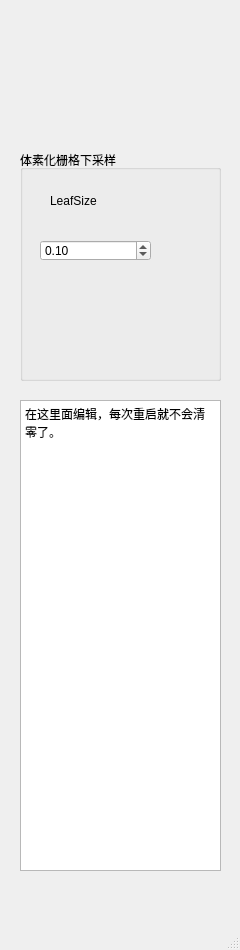
<?xml version="1.0" encoding="UTF-8"?>
<ui version="4.0">
 <class>filtervoxelgrid</class>
 <widget class="QMainWindow" name="filtervoxelgrid">
  <property name="geometry">
   <rect>
    <x>0</x>
    <y>0</y>
    <width>240</width>
    <height>950</height>
   </rect>
  </property>
  <property name="windowTitle">
   <string>MainWindow</string>
  </property>
  <widget class="QWidget" name="centralwidget">
   <widget class="QGroupBox" name="groupBox_2">
    <property name="geometry">
     <rect>
      <x>20</x>
      <y>150</y>
      <width>201</width>
      <height>231</height>
     </rect>
    </property>
    <property name="title">
     <string>体素化栅格下采样</string>
    </property>
    <widget class="QLabel" name="label_9">
     <property name="geometry">
      <rect>
       <x>30</x>
       <y>40</y>
       <width>111</width>
       <height>21</height>
      </rect>
     </property>
     <property name="text">
      <string>LeafSize</string>
     </property>
    </widget>
    <widget class="QDoubleSpinBox" name="leafSizeSBox">
     <property name="geometry">
      <rect>
       <x>20</x>
       <y>90</y>
       <width>111</width>
       <height>21</height>
      </rect>
     </property>
     <property name="value">
      <double>0.100000000000000</double>
     </property>
    </widget>
   </widget>
   <widget class="QTextEdit" name="textEdit">
    <property name="geometry">
     <rect>
      <x>20</x>
      <y>400</y>
      <width>201</width>
      <height>471</height>
     </rect>
    </property>
    <property name="html">
     <string>&lt;!DOCTYPE HTML PUBLIC &quot;-//W3C//DTD HTML 4.0//EN&quot; &quot;http://www.w3.org/TR/REC-html40/strict.dtd&quot;&gt;
&lt;html&gt;&lt;head&gt;&lt;meta name=&quot;qrichtext&quot; content=&quot;1&quot; /&gt;&lt;style type=&quot;text/css&quot;&gt;
p, li { white-space: pre-wrap; }
&lt;/style&gt;&lt;/head&gt;&lt;body style=&quot; font-family:'SimSun'; font-size:9pt; font-weight:400; font-style:normal;&quot;&gt;
&lt;p style=&quot; margin-top:0px; margin-bottom:0px; margin-left:0px; margin-right:0px; -qt-block-indent:0; text-indent:0px;&quot;&gt;在这里面编辑，每次重启就不会清零了。&lt;/p&gt;&lt;/body&gt;&lt;/html&gt;</string>
    </property>
   </widget>
  </widget>
  <widget class="QMenuBar" name="menubar">
   <property name="geometry">
    <rect>
     <x>0</x>
     <y>0</y>
     <width>240</width>
     <height>26</height>
    </rect>
   </property>
  </widget>
  <widget class="QStatusBar" name="statusbar"/>
 </widget>
 <resources/>
 <connections/>
</ui>
